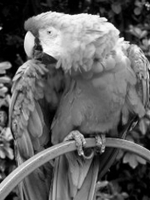
#> input picture 8bit-image.png, 150 x 200 px
$ python part1.py
#> lines starting #> are read from the running program, lines starting #| are printed output that depends on the picture
import cv2
import numpy as np
import matplotlib.pyplot as plt

image = cv2.imread("8bit-image.png", cv2.IMREAD_GRAYSCALE)
#> image is the input picture: shape (200, 150); min 0, max 255, mean 97

float_image = image.astype(np.float32) / 255.0

k = 100
variance = 0.01
sigma = np.sqrt(variance)


results = []

for i in range(k):

    noise = np.random.normal(loc=0.0,scale=sigma,size=float_image.shape)
    result = float_image + noise
    results.append(result)
#> this loop made 100 passes
#> pass 1, `result = float_image + noise`:
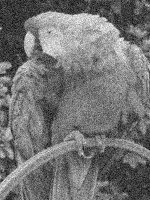
#> result: shape (200, 150) float64; min -0.339, max 1.24, mean 0.38; drawn with min black and max white
#> pass 2, `result = float_image + noise`:
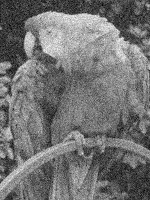
#> result: shape (200, 150) float64; min -0.331, max 1.24, mean 0.381; drawn with min black and max white
#> pass 3, `result = float_image + noise`:
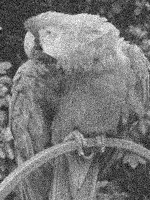
#> result: shape (200, 150) float64; min -0.363, max 1.23, mean 0.381; drawn with min black and max white
#> after the loop, results = 100 items


meanImage = sum(results)/k
print(meanImage)
#> (printed output is left out)


MSE = np.mean(np.square(float_image - meanImage))
#> MSE = 9.89e-05

print("MSE:",MSE)
#| MSE: 9.893529601814354e-05


cv2.namedWindow("Original image", cv2.WINDOW_NORMAL)
cv2.resizeWindow("Original image", 800, 600)
cv2.imshow("Original image", image)

cv2.namedWindow("One noisy image", cv2.WINDOW_NORMAL)
cv2.resizeWindow("One noisy image", 800, 600)
cv2.imshow("One noisy image", np.clip(results[0], 0, 1))
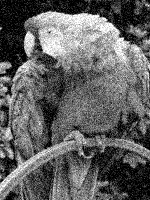
#> window 'One noisy image': shape (200, 150) float64; min 0, max 1, mean 0.385

label = f"Averaged image | K={k} | MSE={MSE:.6f}"
#> label = 'Averaged image | K=100 | MSE=0.000099'

cv2.namedWindow(label, cv2.WINDOW_NORMAL)
cv2.resizeWindow(label, 800, 600)
cv2.imshow(label, np.clip(meanImage, 0, 1))


cv2.waitKey(0)
cv2.destroyAllWindows()

x = [5,10,50,100]
y = [0.001987,0.001000,0.000202,MSE]
#> y = [0.00199, 0.001, 0.000202, 9.89e-05]

plt.plot(x,y)

plt.title("Calculated MSE as a function of K")
plt.xlabel("K")
plt.ylabel("MSE")
plt.show()
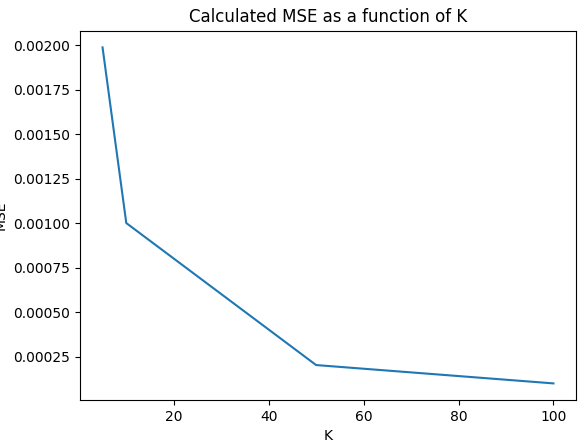
#> figure drawn by matplotlib, 1 panel
